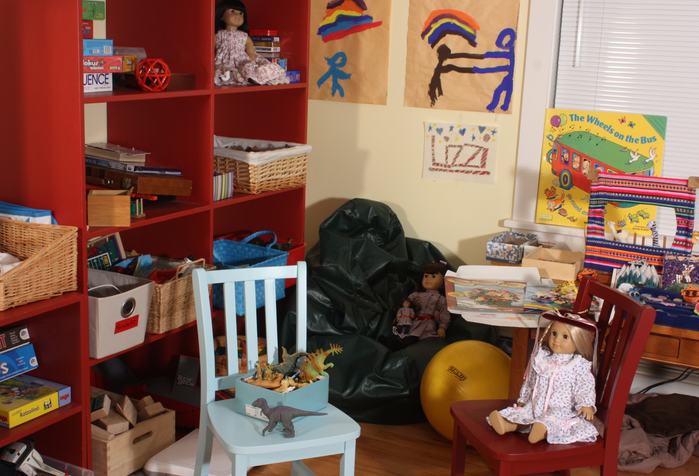
%> input picture examples/Playroom/im1.png, 699 x 476 px
$ octave calib.m   (GNU Octave 9; MATLAB toolbox functions it lacks are replaced by stand-ins)
%> lines starting %> are read from the running program, lines starting %| are printed output that depends on the picture
%> further down, im1 is the input picture: size 476x699x3 uint8; mean R, G, B 131.2, 95.6, 81
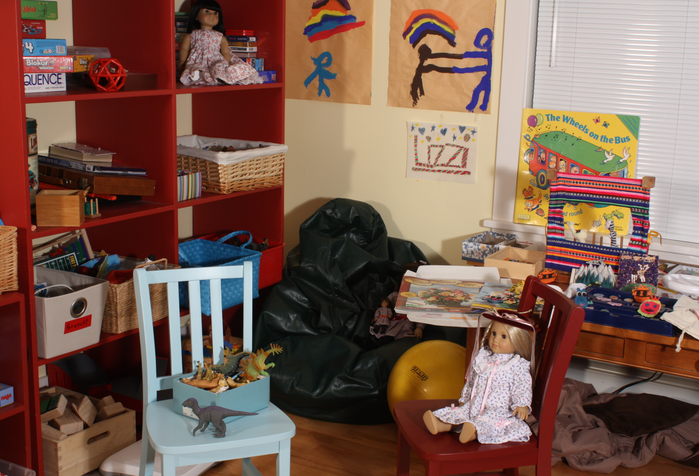
%> input picture examples/Playroom/im2.png, 699 x 476 px
%> further down, im2 is the input picture: size 476x699x3 uint8; mean R, G, B 123.5, 93.5, 80.4
### examples/Newkuba/linbackproj.m
function [pntcloud, worldPoints, CloudSNR] = linbackproj(im1,im2,cam1,cam2,baseline,width,height)
%> called with cam1 = [1004.8 0 323; 0 1004.8 240.9; 0 0 1], cam2 = [1004.8 0 392.8; 0 1004.8 240.9; 0 0 1], baseline = 342.8, width = 699, height = 476
% This function computes matching points between a pair of images and uses
% the input camera parameters to linealy back-project the matching points
% into the 3D space to construct a 3D point cloud.
%
% im1 and im2 are the input stereo images
% cam1 and cam2 are the intrinsic parameters of the camera corresponding to
% im1 and im2
% baseline is the stereo baseline (physical distance between the two camera
% centers)
% width and height are the width and height of the images.
%
% The function returns:
%   pntcloud, which is a 3D point cloud computed using the linear
%   backprojection mehod described in Hartley-Zisserman
%
%   worldPoints, which is a 3D point cloud computed using also the linear
%   backprojection method but implemented by a built-in Matlab function
%   called triangulate
%
%   CloudSNR, which is the signal-to-noise ratio of computed pntcloud with
%   respect to the reference point cloud worldPoints
%
%   Author: Dr. Hassan Foroosh, 2023
%

%% Keep the original images
%colorim1=im1;
%colorim2=im2;


colorim1=im1;
colorim2=im2;

%% Make grayscale copies of images, if they are color images
if size(im1,3)>0
    im1=rgb2gray(im1);
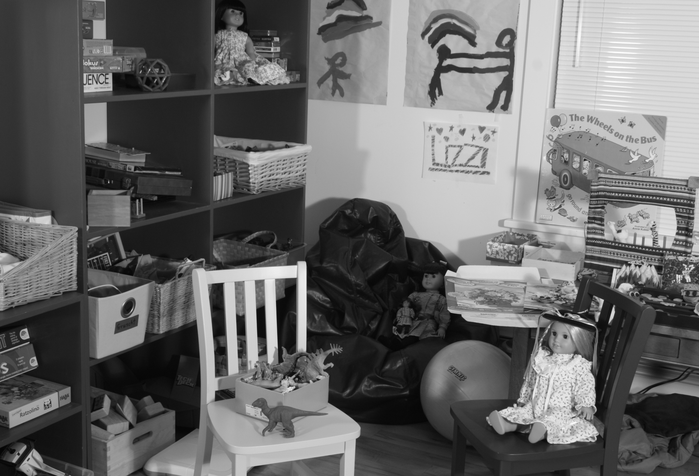
%> im1: size 476x699 uint8; min 4, max 255, mean 104.6
end
if size(im2,3)>0
     im2=rgb2gray(im2);
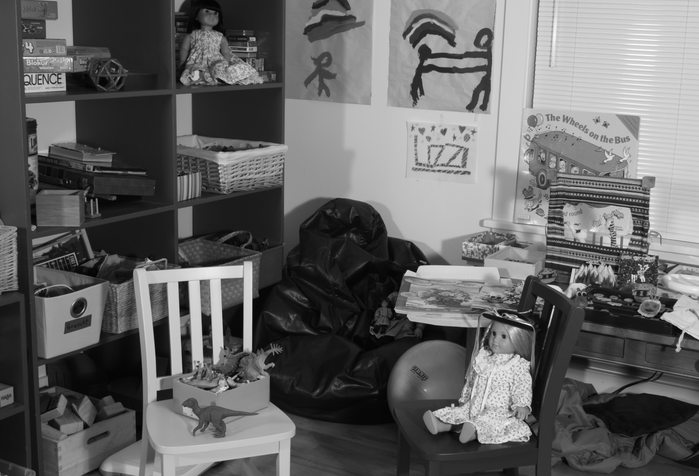
%> im2: size 476x699 uint8; min 1, max 253, mean 101
end

%% Detect feature points
% [4 lines of commented-out code are left out]
points1 = detectORBFeatures(im1);
%> points1 = 8757 points; strongest (x, y): (449, 272), (449, 271), (447, 275), (291, 284), (294, 282)
points2 = detectORBFeatures(im2);
%> points2 = 9062 points; strongest (x, y): (184, 283), (415, 271), (416, 272), (408, 272), (185, 285)
[features1,valid_points1] = extractFeatures(im1,points1);
%> valid_points1 has the same summary as points1
[features2,valid_points2] = extractFeatures(im2,points2);
%> valid_points2 has the same summary as points2
indexPairs = matchFeatures(features1,features2);
%> indexPairs = 884 rows, first 12: [3 5; 4 6; 8 10; 9 11; 11 14; 12 15; 14 19; 15 20; 16 23; 17 24; 20 25; 22 28]
%% Match feature points
matchedPoints1 = valid_points1(indexPairs(:,1),:);
%> matchedPoints1 = 884 points; strongest (x, y): (654, 268), (631, 265), (296, 280), (594, 442), (551, 443)
matchedPoints2 = valid_points2(indexPairs(:,2),:);
%> matchedPoints2 = 884 points; strongest (x, y): (611, 268), (589, 265), (521, 358), (519, 356), (158, 392)
% Disply matching points
figure; showMatchedFeatures(colorim1,colorim2,matchedPoints1,matchedPoints2,"montag");
%> (this line was passed over: showMatchedFeatures is not available in this run)
title("Matching Points");

Pnts1=matchedPoints1.Location;
%> Pnts1 = 884 rows, first 12: [269 32; 276 32; 232 33; 473 33; 236 34; 247 34; 269 35; 448 35; 230 36; 422 36; 226 37; 445 37]
Pnts2=matchedPoints2.Location;
%> Pnts2 = 884 rows, first 12: [245 32; 253 32; 206 33; 452 33; 210 34; 222 34; 245 35; 429 35; 203 36; 404 36; 200 37; 426 37]

%% Find the camera intrinsic and extrinsic parameters
% Assume fixed intrinsic parameters
K=(cam1+cam2)/2;

% Estimate the fundamental matrix
%> the run ends on the next line
F = estimateFundamentalMatrix(Pnts1,Pnts2);
% Matlab uses a special structure for intrinsics
intrinsics = cameraIntrinsics([K(1,1) K(2,2)],[K(1,3) K(2,3)],[height,width]);
% Estimate the extrinsic parameters (Rotation matrix and translation up to scale)
[R,t] = relativeCameraPose(F,intrinsics,Pnts1,Pnts2);

%% Build the two camera matrices with world coordinate frame attached to the first camera
P1=K*[eye(3),zeros(3,1)];
% Translation is scaled by the baseline distance to correct for the unknown scale
P2=K*[R',t'*baseline];

N=size(Pnts1,1);
color=zeros(3,N);
for n = 1:N
    color(:,n)=double(colorim1(round(Pnts1(n,2)),round(Pnts1(n,1)),:));
end

pntcloud = backproject(P1,P2,Pnts1,Pnts2);

% Matlab's pcshow refused to display the colors - not sure why! Or, maybe
% they are there but difficult to see because of sparsity of point clouds.
% It seems for the globe data set the colors are there.
figure; pcshow(pntcloud',color'); axis vis3d
title("Pointcloud from My Implementation");
xlabel("X");
ylabel("Y");
zlabel("Z");

%% Matlab's built-in implementation to compare with
worldPoints = triangulate(matchedPoints1,matchedPoints2,P1',P2');
figure; pcshow(worldPoints,color'); axis vis3d
title("Pointcloud from Matlab's Built-in Function");
xlabel("X");
ylabel("Y");
zlabel("Z");

%% Compute the signal-to-noise ratio w.r.t. Matlab's built-in implementation
% snr and psnr are reserved words in matlab, so I used cloudsnr
err=pntcloud'-worldPoints;
CloudSNR=10*log10(var(pntcloud(:))/var(err(:)));
disp(num2str(CloudSNR))

end

% [42 lines left out: function backproject, not called in this run]

### examples/Playroom/calib.m
im1=imread('im1.png');
im2=imread('im2.png');
cam1=[1004.821 0 323.033; 0 1004.821 240.899; 0 0 1];
cam2=[1004.821 0 392.829; 0 1004.821 240.899; 0 0 1];
doffs=69.796;
baseline=342.789;
width=699;
height=476;


[pntcloud, worldPoints, CloudSNR] = linbackproj(im1,im2,cam1,cam2,baseline,width,height);
